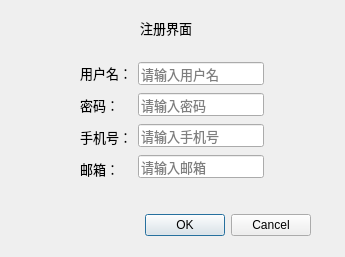
<?xml version="1.0" encoding="UTF-8"?>
<ui version="4.0">
 <class>Dialog_sgin</class>
 <widget class="QDialog" name="Dialog_sgin">
  <property name="geometry">
   <rect>
    <x>0</x>
    <y>0</y>
    <width>345</width>
    <height>257</height>
   </rect>
  </property>
  <property name="windowTitle">
   <string>Dialog</string>
  </property>
  <widget class="QDialogButtonBox" name="buttonBox">
   <property name="geometry">
    <rect>
     <x>140</x>
     <y>210</y>
     <width>171</width>
     <height>31</height>
    </rect>
   </property>
   <property name="orientation">
    <enum>Qt::Horizontal</enum>
   </property>
   <property name="standardButtons">
    <set>QDialogButtonBox::Cancel|QDialogButtonBox::Ok</set>
   </property>
  </widget>
  <widget class="QLabel" name="label_5">
   <property name="geometry">
    <rect>
     <x>140</x>
     <y>20</y>
     <width>61</width>
     <height>16</height>
    </rect>
   </property>
   <property name="font">
    <font>
     <family>Microsoft YaHei UI</family>
     <pointsize>10</pointsize>
    </font>
   </property>
   <property name="text">
    <string>注册界面</string>
   </property>
  </widget>
  <widget class="QWidget" name="">
   <property name="geometry">
    <rect>
     <x>80</x>
     <y>60</y>
     <width>184</width>
     <height>122</height>
    </rect>
   </property>
   <property name="font">
    <font>
     <family>Microsoft YaHei UI</family>
     <pointsize>10</pointsize>
    </font>
   </property>
   <layout class="QHBoxLayout" name="horizontalLayout">
    <item>
     <layout class="QVBoxLayout" name="verticalLayout">
      <item>
       <widget class="QLabel" name="label">
        <property name="font">
         <font>
          <family>Microsoft YaHei UI</family>
          <pointsize>10</pointsize>
         </font>
        </property>
        <property name="text">
         <string>用户名：</string>
        </property>
        <property name="buddy">
         <cstring>lineEdit_4</cstring>
        </property>
       </widget>
      </item>
      <item>
       <widget class="QLabel" name="label_2">
        <property name="font">
         <font>
          <family>Microsoft YaHei UI</family>
          <pointsize>10</pointsize>
         </font>
        </property>
        <property name="text">
         <string>密码：</string>
        </property>
        <property name="buddy">
         <cstring>lineEdit_2</cstring>
        </property>
       </widget>
      </item>
      <item>
       <widget class="QLabel" name="label_4">
        <property name="font">
         <font>
          <family>Microsoft YaHei UI</family>
          <pointsize>10</pointsize>
         </font>
        </property>
        <property name="text">
         <string>手机号：</string>
        </property>
        <property name="buddy">
         <cstring>lineEdit_3</cstring>
        </property>
       </widget>
      </item>
      <item>
       <widget class="QLabel" name="label_3">
        <property name="font">
         <font>
          <family>Microsoft YaHei UI</family>
          <pointsize>10</pointsize>
         </font>
        </property>
        <property name="text">
         <string>邮箱：</string>
        </property>
        <property name="buddy">
         <cstring>lineEdit</cstring>
        </property>
       </widget>
      </item>
     </layout>
    </item>
    <item>
     <layout class="QVBoxLayout" name="verticalLayout_2">
      <item>
       <widget class="QLineEdit" name="lineEdit_4">
        <property name="font">
         <font>
          <family>Microsoft YaHei UI</family>
          <pointsize>10</pointsize>
         </font>
        </property>
        <property name="placeholderText">
         <string>请输入用户名</string>
        </property>
       </widget>
      </item>
      <item>
       <widget class="QLineEdit" name="lineEdit_2">
        <property name="font">
         <font>
          <family>Microsoft YaHei UI</family>
          <pointsize>10</pointsize>
         </font>
        </property>
        <property name="echoMode">
         <enum>QLineEdit::Password</enum>
        </property>
        <property name="placeholderText">
         <string>请输入密码</string>
        </property>
       </widget>
      </item>
      <item>
       <widget class="QLineEdit" name="lineEdit_3">
        <property name="font">
         <font>
          <family>Microsoft YaHei UI</family>
          <pointsize>10</pointsize>
         </font>
        </property>
        <property name="placeholderText">
         <string>请输入手机号</string>
        </property>
       </widget>
      </item>
      <item>
       <widget class="QLineEdit" name="lineEdit">
        <property name="font">
         <font>
          <family>Microsoft YaHei UI</family>
          <pointsize>10</pointsize>
         </font>
        </property>
        <property name="inputMethodHints">
         <set>Qt::ImhEmailCharactersOnly</set>
        </property>
        <property name="placeholderText">
         <string>请输入邮箱</string>
        </property>
       </widget>
      </item>
     </layout>
    </item>
   </layout>
  </widget>
 </widget>
 <tabstops>
  <tabstop>lineEdit_4</tabstop>
  <tabstop>lineEdit_2</tabstop>
  <tabstop>lineEdit_3</tabstop>
  <tabstop>lineEdit</tabstop>
 </tabstops>
 <resources/>
 <connections>
  <connection>
   <sender>buttonBox</sender>
   <signal>accepted()</signal>
   <receiver>Dialog_sgin</receiver>
   <slot>accept()</slot>
   <hints>
    <hint type="sourcelabel">
     <x>248</x>
     <y>254</y>
    </hint>
    <hint type="destinationlabel">
     <x>157</x>
     <y>274</y>
    </hint>
   </hints>
  </connection>
  <connection>
   <sender>buttonBox</sender>
   <signal>rejected()</signal>
   <receiver>Dialog_sgin</receiver>
   <slot>reject()</slot>
   <hints>
    <hint type="sourcelabel">
     <x>316</x>
     <y>260</y>
    </hint>
    <hint type="destinationlabel">
     <x>286</x>
     <y>274</y>
    </hint>
   </hints>
  </connection>
 </connections>
</ui>
